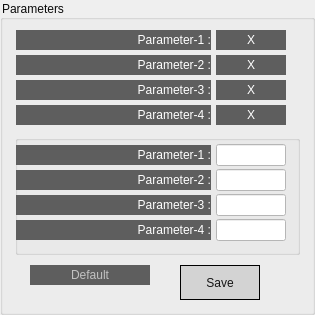
       <widget class="QGroupBox" name="groupBox_54">
        <property name="geometry">
         <rect>
          <x>685</x>
          <y>20</y>
          <width>315</width>
          <height>315</height>
         </rect>
        </property>
        <property name="styleSheet">
         <string notr="true">font: 16px 'Roboto';
color: rgb(10, 10, 10);</string>
        </property>
        <property name="title">
         <string>Parameters</string>
        </property>
        <widget class="QLabel" name="label_340">
         <property name="geometry">
          <rect>
           <x>16</x>
           <y>30</y>
           <width>195</width>
           <height>20</height>
          </rect>
         </property>
         <property name="styleSheet">
          <string notr="true">background-color: rgb(94, 94, 94);
color: rgb(255, 255, 255);
border: 0px;
text-align: right;
font: 14px 'Roboto';</string>
         </property>
         <property name="text">
          <string>Parameter-1 :</string>
         </property>
         <property name="alignment">
          <set>Qt::AlignRight|Qt::AlignTrailing|Qt::AlignVCenter</set>
         </property>
        </widget>
        <widget class="QLabel" name="label_344">
         <property name="geometry">
          <rect>
           <x>16</x>
           <y>80</y>
           <width>195</width>
           <height>20</height>
          </rect>
         </property>
         <property name="styleSheet">
          <string notr="true">background-color: rgb(94, 94, 94);
color: rgb(255, 255, 255);
border: 0px;
text-align: right;
font: 14px 'Roboto';</string>
         </property>
         <property name="text">
          <string>Parameter-3 :</string>
         </property>
         <property name="alignment">
          <set>Qt::AlignRight|Qt::AlignTrailing|Qt::AlignVCenter</set>
         </property>
        </widget>
        <widget class="QLabel" name="label_341">
         <property name="geometry">
          <rect>
           <x>216</x>
           <y>30</y>
           <width>70</width>
           <height>20</height>
          </rect>
         </property>
         <property name="styleSheet">
          <string notr="true">background-color: rgb(94, 94, 94);
color: rgb(255, 255, 255);
border: 0px;
text-align: right;
font: 14px 'Roboto';</string>
         </property>
         <property name="text">
          <string>X</string>
         </property>
         <property name="alignment">
          <set>Qt::AlignCenter</set>
         </property>
        </widget>
        <widget class="QLabel" name="label_345">
         <property name="geometry">
          <rect>
           <x>216</x>
           <y>80</y>
           <width>70</width>
           <height>20</height>
          </rect>
         </property>
         <property name="styleSheet">
          <string notr="true">background-color: rgb(94, 94, 94);
color: rgb(255, 255, 255);
border: 0px;
text-align: right;
font: 14px 'Roboto';</string>
         </property>
         <property name="text">
          <string>X</string>
         </property>
         <property name="alignment">
          <set>Qt::AlignCenter</set>
         </property>
        </widget>
        <widget class="QLabel" name="label_342">
         <property name="geometry">
          <rect>
           <x>16</x>
           <y>55</y>
           <width>195</width>
           <height>20</height>
          </rect>
         </property>
         <property name="styleSheet">
          <string notr="true">background-color: rgb(94, 94, 94);
color: rgb(255, 255, 255);
border: 0px;
text-align: right;
font: 14px 'Roboto';</string>
         </property>
         <property name="text">
          <string>Parameter-2 :</string>
         </property>
         <property name="alignment">
          <set>Qt::AlignRight|Qt::AlignTrailing|Qt::AlignVCenter</set>
         </property>
        </widget>
        <widget class="QLabel" name="label_343">
         <property name="geometry">
          <rect>
           <x>216</x>
           <y>55</y>
           <width>70</width>
           <height>20</height>
          </rect>
         </property>
         <property name="styleSheet">
          <string notr="true">background-color: rgb(94, 94, 94);
color: rgb(255, 255, 255);
border: 0px;
text-align: right;
font: 14px 'Roboto';</string>
         </property>
         <property name="text">
          <string>X</string>
         </property>
         <property name="alignment">
          <set>Qt::AlignCenter</set>
         </property>
        </widget>
        <widget class="QLabel" name="label_346">
         <property name="geometry">
          <rect>
           <x>16</x>
           <y>105</y>
           <width>195</width>
           <height>20</height>
          </rect>
         </property>
         <property name="styleSheet">
          <string notr="true">background-color: rgb(94, 94, 94);
color: rgb(255, 255, 255);
border: 0px;
text-align: right;
font: 14px 'Roboto';</string>
         </property>
         <property name="text">
          <string>Parameter-4 :</string>
         </property>
         <property name="alignment">
          <set>Qt::AlignRight|Qt::AlignTrailing|Qt::AlignVCenter</set>
         </property>
        </widget>
        <widget class="QLabel" name="label_347">
         <property name="geometry">
          <rect>
           <x>216</x>
           <y>105</y>
           <width>70</width>
           <height>20</height>
          </rect>
         </property>
         <property name="styleSheet">
          <string notr="true">background-color: rgb(94, 94, 94);
color: rgb(255, 255, 255);
border: 0px;
text-align: right;
font: 14px 'Roboto';</string>
         </property>
         <property name="text">
          <string>X</string>
         </property>
         <property name="alignment">
          <set>Qt::AlignCenter</set>
         </property>
        </widget>
        <widget class="QGroupBox" name="groupBox_59">
         <property name="geometry">
          <rect>
           <x>15</x>
           <y>135</y>
           <width>285</width>
           <height>120</height>
          </rect>
         </property>
         <property name="title">
          <string/>
         </property>
         <widget class="QLabel" name="label_351">
          <property name="geometry">
           <rect>
            <x>1</x>
            <y>60</y>
            <width>195</width>
            <height>20</height>
           </rect>
          </property>
          <property name="styleSheet">
           <string notr="true">background-color: rgb(94, 94, 94);
color: rgb(255, 255, 255);
border: 0px;
text-align: right;
font: 14px 'Roboto';</string>
          </property>
          <property name="text">
           <string>Parameter-3 :</string>
          </property>
          <property name="alignment">
           <set>Qt::AlignRight|Qt::AlignTrailing|Qt::AlignVCenter</set>
          </property>
         </widget>
         <widget class="QLabel" name="label_350">
          <property name="geometry">
           <rect>
            <x>1</x>
            <y>35</y>
            <width>195</width>
            <height>20</height>
           </rect>
          </property>
          <property name="styleSheet">
           <string notr="true">background-color: rgb(94, 94, 94);
color: rgb(255, 255, 255);
border: 0px;
text-align: right;
font: 14px 'Roboto';</string>
          </property>
          <property name="text">
           <string>Parameter-2 :</string>
          </property>
          <property name="alignment">
           <set>Qt::AlignRight|Qt::AlignTrailing|Qt::AlignVCenter</set>
          </property>
         </widget>
         <widget class="QLineEdit" name="lineEdit_37">
          <property name="geometry">
           <rect>
            <x>201</x>
            <y>9</y>
            <width>70</width>
            <height>22</height>
           </rect>
          </property>
          <property name="styleSheet">
           <string notr="true">background-color: rgb(255, 255, 255);
color: rgb(0, 0, 0);
font: 14px 'Roboto';</string>
          </property>
          <property name="alignment">
           <set>Qt::AlignCenter</set>
          </property>
         </widget>
         <widget class="QLineEdit" name="lineEdit_38">
          <property name="geometry">
           <rect>
            <x>201</x>
            <y>34</y>
            <width>70</width>
            <height>22</height>
           </rect>
          </property>
          <property name="styleSheet">
           <string notr="true">background-color: rgb(255, 255, 255);
color: rgb(0, 0, 0);
font: 14px 'Roboto';</string>
          </property>
          <property name="alignment">
           <set>Qt::AlignCenter</set>
          </property>
         </widget>
         <widget class="QLineEdit" name="lineEdit_39">
          <property name="geometry">
           <rect>
            <x>201</x>
            <y>59</y>
            <width>70</width>
            <height>22</height>
           </rect>
          </property>
          <property name="styleSheet">
           <string notr="true">background-color: rgb(255, 255, 255);
color: rgb(0, 0, 0);
font: 14px 'Roboto';</string>
          </property>
          <property name="alignment">
           <set>Qt::AlignCenter</set>
          </property>
         </widget>
         <widget class="QLabel" name="label_352">
          <property name="geometry">
           <rect>
            <x>1</x>
            <y>85</y>
            <width>195</width>
            <height>20</height>
           </rect>
          </property>
          <property name="styleSheet">
           <string notr="true">background-color: rgb(94, 94, 94);
color: rgb(255, 255, 255);
border: 0px;
text-align: right;
font: 14px 'Roboto';</string>
          </property>
          <property name="text">
           <string>Parameter-4 :</string>
          </property>
          <property name="alignment">
           <set>Qt::AlignRight|Qt::AlignTrailing|Qt::AlignVCenter</set>
          </property>
         </widget>
         <widget class="QLineEdit" name="lineEdit_40">
          <property name="geometry">
           <rect>
            <x>201</x>
            <y>84</y>
            <width>70</width>
            <height>22</height>
           </rect>
          </property>
          <property name="styleSheet">
           <string notr="true">background-color: rgb(255, 255, 255);
color: rgb(0, 0, 0);
font: 14px 'Roboto';</string>
          </property>
          <property name="alignment">
           <set>Qt::AlignCenter</set>
          </property>
         </widget>
         <widget class="QLabel" name="label_349">
          <property name="geometry">
           <rect>
            <x>1</x>
            <y>10</y>
            <width>195</width>
            <height>20</height>
           </rect>
          </property>
          <property name="styleSheet">
           <string notr="true">background-color: rgb(94, 94, 94);
color: rgb(255, 255, 255);
border: 0px;
text-align: right;
font: 14px 'Roboto';</string>
          </property>
          <property name="text">
           <string>Parameter-1 :</string>
          </property>
          <property name="alignment">
           <set>Qt::AlignRight|Qt::AlignTrailing|Qt::AlignVCenter</set>
          </property>
         </widget>
        </widget>
        <widget class="QLabel" name="label_348">
         <property name="geometry">
          <rect>
           <x>30</x>
           <y>265</y>
           <width>120</width>
           <height>20</height>
          </rect>
         </property>
         <property name="styleSheet">
          <string notr="true">background-color: rgb(94, 94, 94);
color: rgb(194, 194, 194);
border: 0px;
text-align: right;
font: 14px 'Roboto';</string>
         </property>
         <property name="text">
          <string>Default</string>
         </property>
         <property name="alignment">
          <set>Qt::AlignCenter</set>
         </property>
        </widget>
        <widget class="QPushButton" name="pushButton_73">
         <property name="geometry">
          <rect>
           <x>180</x>
           <y>265</y>
           <width>80</width>
           <height>35</height>
          </rect>
         </property>
         <property name="styleSheet">
          <string notr="true">QPushButton {
    border: 1px solid black;
	background-color: rgb(211, 211, 211);
	color: rgb(21, 21, 21);
	font: 12px 'Roboto';
}

QPushButton::hover {
	background-color: rgb(21, 21, 21);
	color: rgb(211, 211, 211);
}</string>
         </property>
         <property name="text">
          <string>Save</string>
         </property>
        </widget>
       </widget>
